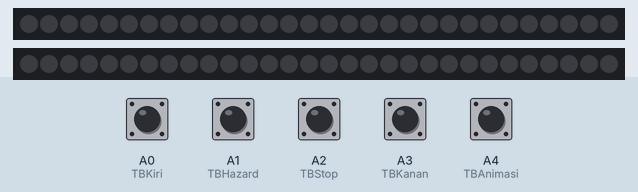
A sketch run on a simulated Arduino Uno, built with avr-gcc and run on an emulated ATmega328P. Parts: 2 × 30 RGB LEDs in strip order, left to right. Inputs (shaded band) come from the test bench; at power-on: A0 (TBKiri), A1 (TBHazard), A2 (TBStop), A3 (TBKanan), A4 (TBAnimasi) HIGH.

Above: at 1.2 s.
1.3 s: A2 (TBStop) pulled LOW for 0.15 s
At 1.54 s:
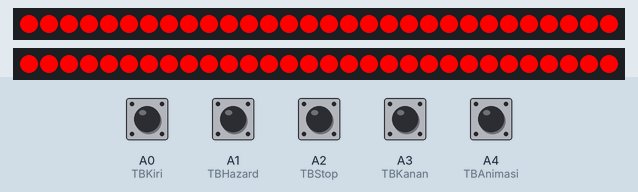
At 2.07 s:
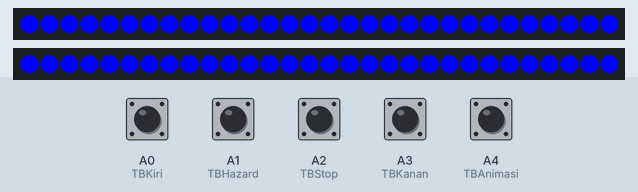
3.7 s: A4 (TBAnimasi) pulled LOW for 0.15 s
At 3.85 s:
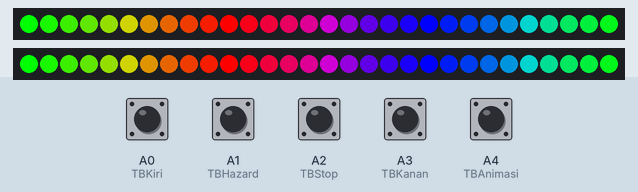
Timing chart, 0 to 6.7 s (numbered marks = the images above; inputs shaded):
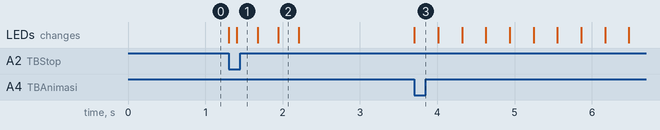

Measured:
- after the input at 1.3 s, the LEDs: first change at once (image 1 shows a later state)
- after the input at 3.7 s, the LEDs: change at once (image 3)

The sketch:

WS2812.ino
```cpp
#include <Adafruit_NeoPixel.h>

#define PIN 6 //lampu Kiri
#define PIN1 5 //Lampu Kanan

int TBKiri     = A0;
int TBHazard    = A1;
int TBStop    = A2;
int TBKanan    = A3;
int TBAnimasi  = A4;

Adafruit_NeoPixel strip = Adafruit_NeoPixel(30, PIN, NEO_GRB + NEO_KHZ800);
Adafruit_NeoPixel strip1 = Adafruit_NeoPixel(30, PIN1, NEO_GRB + NEO_KHZ800);
char hold0 = 0;
char hold1 = 0;
char hold2 = 0;
char hold3 = 0;
char hold4 = 0;
char data0, data1, data2, data3,data4;
void setup() {
  pinMode(TBKiri, INPUT_PULLUP);
  pinMode(TBKanan, INPUT_PULLUP);
  pinMode(TBStop, INPUT_PULLUP);
  pinMode(TBHazard, INPUT_PULLUP);
  pinMode(TBAnimasi, INPUT_PULLUP);
  strip.begin();
  strip.show(); // Initialize all pixels to 'off'
  strip1.begin();
  strip1.show(); // Initialize all pixels to 'off'
}

void loop() {
key();
}

void key(){
  data0 = digitalRead(A0);
  data1 = digitalRead(A1);
  data2 = digitalRead(A2);
  data3 = digitalRead(A3);
  data4 = digitalRead(A4);
  if ( data0 == 0){
    if(hold0 == 0){
    hold0 = 0;
    Senkiri();
  }
  }
  else{
    hold0 = 0;
  }

   if ( data1 == 0){
    if(hold1 == 0){
    hold1 = 0;
    Hazard();
  }
  }
  else{
    hold1 = 0;
  }

   if ( data2 == 0){
    if(hold2 == 0){
    hold2 = 0;
    Stop();
  }
  }
  else{
    hold2 = 0;
  }

    if ( data3 == 0){
    if(hold3 == 0){
    hold3 = 0;
    Senkanan();
  }
  }
  else{
    hold3 = 0;
  }
   if ( data4 == 0){
    if(hold4 == 0){
    hold4 = 0;
    Animasi(5);
  }
  }
  else{
    hold4 = 0;
  }
}
void Senkiri(){
  kiri(strip.Color(255, 255, 0), 10); // Red
  kiri(strip.Color(0, 0, 0), 10); // Red
}
void kiri(uint32_t c, uint8_t wait) {
  for(uint16_t i=0; i<strip1.numPixels(); i++){
      strip.setPixelColor(i, c);
      strip.show();
       delay(wait);
  }
}

void Senkanan(){
  kanan(strip1.Color(255, 255, 0), 10); // Red
  kanan(strip1.Color(0, 0, 0), 10); // Red
}
void kanan(uint32_t c, uint8_t wait) {
  for(uint16_t i=0; i<strip1.numPixels(); i++){
      strip1.setPixelColor(i, c);
      strip1.show();
       delay(wait);
  }
}

void Hazard(){
  tengah(strip.Color(255, 255, 0), 10); // Red
  tengah(strip.Color(0, 0, 0), 10); // Red
}
void tengah(uint32_t c, uint8_t wait) {
  for(uint16_t i=0; i<strip.numPixels(); i++){
      strip1.setPixelColor(i, c);
      strip1.show();
      strip.setPixelColor(i, c);
      strip.show();
       delay(10);
  }
}

void Stop(){
  berhenti(strip.Color(255, 0, 0), 1); // Red
  berhenti(strip.Color(0, 0, 0), 1); // Red
  berhenti(strip.Color(0, 0, 255), 1); // Red
  berhenti(strip.Color(0, 0, 0), 1); // Red
}
void berhenti(uint32_t c, uint8_t wait) {
      for(int i=0;i<=71;i++){
      strip1.setPixelColor(i, c);
      strip1.show();
      strip.setPixelColor(i, c);
      strip.show();
       delay(wait);
}
}

void Animasi(uint8_t wait) {
  uint16_t i, j;

  for(j=0; j<256*5; j++) { // 5 cycles of all colors on wheel
    for(i=0; i< strip.numPixels(); i++) {
      strip.setPixelColor(i, Wheel(((i * 256 / strip.numPixels()) + j) & 255));
      strip1.setPixelColor(i, Wheel(((i * 256 / strip.numPixels()) + j) & 255));
    }
    strip.show();
    strip1.show();
    delay(wait);
  }
}

uint32_t Wheel(byte WheelPos) {
  if(WheelPos < 85) {
   return strip.Color(WheelPos * 3, 255 - WheelPos * 3, 0);
  } else if(WheelPos < 170) {
   WheelPos -= 85;
   return strip.Color(255 - WheelPos * 3, 0, WheelPos * 3);
  } else {
   WheelPos -= 170;
   return strip.Color(0, WheelPos * 3, 255 - WheelPos * 3);
  }
}
```
